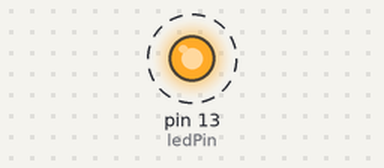
The sketch below on a simulated Arduino Uno, built with avr-gcc and run on an emulated ATmega328P. On the bench: output pins drawn as LEDs (lit = HIGH). Dashed ring = blinking.

Above: at 3.32 s.
Timing chart, 0 to 6.2 s (numbered marks = the images above):
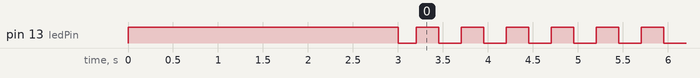

The sketch:

03_introduction_to_variables.ino
```cpp
// section 1: initialization of global constructs

// variables are containers for values or data
// we have int, float, double, long, short, byte, String, char, etc

// byte is a 7 bit positive integer data type,  2^7 = 256 ==> range of 0 - 255
// byte ledPin = 13;
// byte led_pin = 13;
// since our ledPin is a constant
const byte ledPin = 13, firstDelay = 200;


void setup() {
  // section 2 : some other types of initializations(things that runs once)
  // we need to set the pinMode of a digital component, before we can use it
  // formula pinMode(pinNumber, signalType); i.e OUTPUT OR INPUT
  pinMode(ledPin, OUTPUT);
  // WE USE digitalWrite to control it
  digitalWrite(ledPin, HIGH); //lawalHamzat camelCase
  delay(3000);// the default unit of delay is milliseconds
  digitalWrite(ledPin, LOW);
  delay(firstDelay);
}

void loop() {
  const byte blinkDelay = 250;
  // section 3: your main app(i.e things you want to run CONTINUOUSLY)
  digitalWrite(ledPin, HIGH);//TURN ON THE LED
  delay(blinkDelay);//wait 0.5 seconds for us to see it on
  digitalWrite(ledPin, LOW); // turn it off
  delay(blinkDelay);
}
```

Measured:
- by itself, pin 13 (ledPin): alternates HIGH for 0.25 s and LOW for 0.25 s
